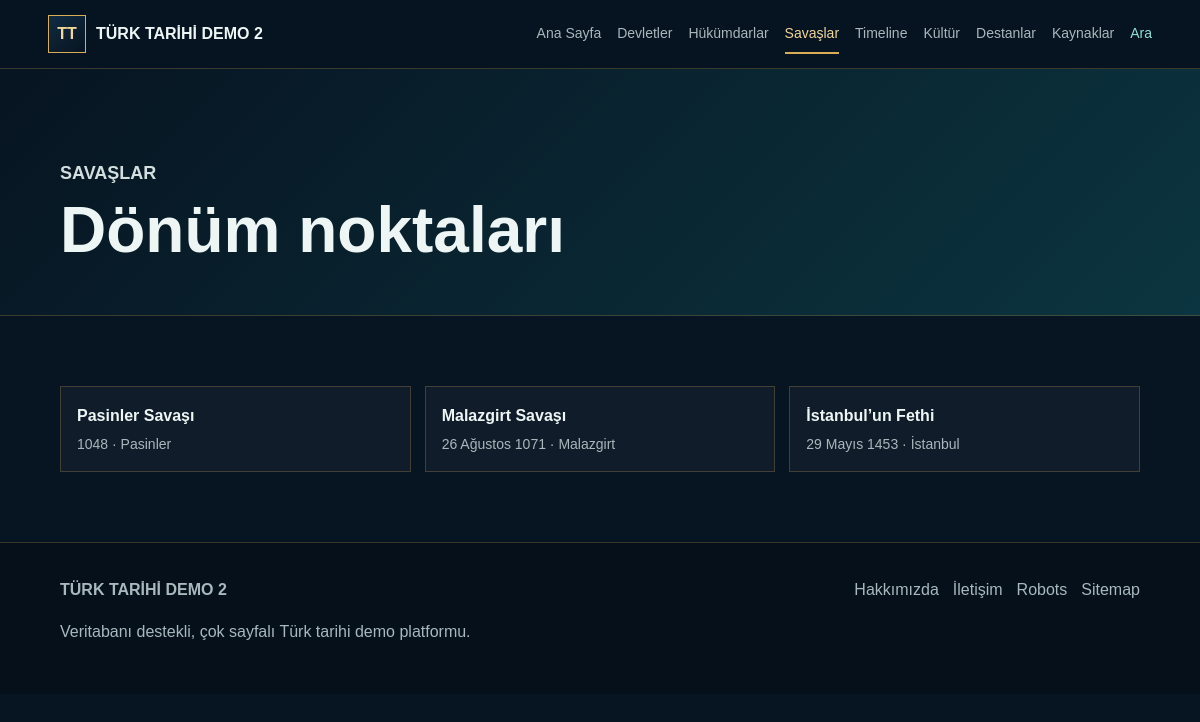
Page /savaslar.php on the committed database.
### tables this page shows
CREATE TABLE wars (
    id INT AUTO_INCREMENT PRIMARY KEY,
    name VARCHAR(180) NOT NULL,
    slug VARCHAR(190) NOT NULL UNIQUE,
    date_text VARCHAR(120),
    year INT,
    location VARCHAR(180),
    result VARCHAR(255),
    description MEDIUMTEXT,
    background MEDIUMTEXT,
    battle MEDIUMTEXT,
    aftermath MEDIUMTEXT,
    importance MEDIUMTEXT,
    map_image VARCHAR(500),
    created_at TIMESTAMP DEFAULT CURRENT_TIMESTAMP,
    updated_at TIMESTAMP DEFAULT CURRENT_TIMESTAMP ON UPDATE CURRENT_TIMESTAMP,
    INDEX idx_wars_slug (slug),
    INDEX idx_wars_year (year)
);

### includes/functions.php (called while the page is built, shortened)
<?php
require_once __DIR__ . '/database.php';
function e(?string $value): string
{
    return htmlspecialchars((string) $value, ENT_QUOTES, 'UTF-8');
}
function app_url(string $path = ''): string
{
    $path = '/' . ltrim($path, '/');
    return APP_URL !== '' ? APP_URL . $path : $path;
}
function detail_url(string $type, string $slug): string
{
    return app_url($type . '/' . $slug);
}
function fetch_all(string $sql, array $params = []): array
{
    $statement = db()->prepare($sql);
    $statement->execute($params);
    return $statement->fetchAll();
}
function fetch_one(string $sql, array $params = []): ?array
{
    $statement = db()->prepare($sql);
    $statement->execute($params);
    $row = $statement->fetch();
    return $row ?: null;
}
function count_rows(string $table): int
{
    $allowed = ['states', 'rulers', 'wars', 'sources', 'cultures', 'epics', 'timeline_events'];
    return (int) fetch_one("SELECT COUNT(*) AS total FROM {$table}")['total'];
}
function current_page(): int
{
    return max(1, (int) ($_GET['page'] ?? 1));
}
function paginate(string $table, int $perPage = 24): array
{
    $page = current_page();
    $total = count_rows($table);
    return [
        'page' => $page,
        'per_page' => $perPage,
        'total' => $total,
        'pages' => max(1, (int) ceil($total / $perPage)),
        'offset' => ($page - 1) * $perPage,
    ];
}
function get_wars(int $limit = 24, int $offset = 0): array
{
    return fetch_all('SELECT * FROM wars ORDER BY year ASC LIMIT ' . (int) $limit . ' OFFSET ' . (int) $offset);
}

### includes/database.php (called while the page is built, shortened)
<?php
function db(): PDO
{
    static $pdo = null;
    if ($pdo instanceof PDO) {
        return $pdo;
    }
    $host = env_value('DB_HOST', '127.0.0.1');
    $port = env_value('DB_PORT', '3306');
    $name = env_value('DB_NAME', '');
    $user = env_value('DB_USER', '');
    $password = env_value('DB_PASSWORD', '');
    $dsn = "mysql:host={$host};port={$port};dbname={$name};charset=utf8mb4";
    try {
        $pdo = new PDO($dsn, $user, $password, [
            PDO::ATTR_ERRMODE => PDO::ERRMODE_EXCEPTION,
            PDO::ATTR_DEFAULT_FETCH_MODE => PDO::FETCH_ASSOC,
            PDO::ATTR_EMULATE_PREPARES => false,
        ]);
    } catch (PDOException $exception) {
        log_error($exception);
        http_response_code(500);
        if (APP_DEBUG) {
            exit('Veritabanı bağlantı hatası: ' . htmlspecialchars($exception->getMessage(), ENT_QUOTES, 'UTF-8'));
        }
        exit('Şu anda sistem bakımda. Lütfen daha sonra tekrar deneyin.');
    }
    return $pdo;
}

### savaslar.php (the view, shortened to what this page needs)
<?php
require_once __DIR__ . '/includes/functions.php';
$pagination = paginate('wars');
$wars = get_wars($pagination['per_page'], $pagination['offset']);
include __DIR__ . '/includes/header.php';
?>
<section class="page-hero compact"><p class="eyebrow">Savaşlar</p><h1>Dönüm noktaları</h1></section>
<section class="section">
    <div class="list-grid">
        <?php foreach ($wars as $war): ?>
            <a class="list-card" href="<?= e(detail_url('savas', $war['slug'])) ?>">
                <strong><?= e($war['name']) ?></strong>
                <span><?= e($war['date_text']) ?> · <?= e($war['location']) ?></span>
            </a>
        <?php endforeach; ?>
    </div>
</section>
<?php include __DIR__ . '/includes/footer.php'; ?>

### assets/css/main.css (style rules this page uses)
:root { --navy: #071421; --navy-2: #0b2033; --teal: #0f8f8f; --teal-soft: #8de2d8; --gold: #d8ad55; --gold-2: #f0d79a; --ink: #edf6f5; --muted: #a8b8bc; --line: rgba(216, 173, 85, .25); --panel: rgba(9, 28, 43, .88); --shadow: 0 20px 60px rgba(0, 0, 0, .32); }
* { box-sizing: border-box; }
html { scroll-behavior: smooth; }
body { margin: 0; font-family: Arial, Helvetica, sans-serif; color: var(--ink); background: var(--navy); line-height: 1.6; }
a { color: inherit; text-decoration: none; }
.hero h1, .page-hero h1, .detail-hero h1 { margin: 0; font-size: clamp(42px, 8vw, 96px); line-height: .95; letter-spacing: 0; }
.hero p, .page-hero p, .detail-hero p { max-width: 760px; color: #d3dfdf; font-size: 18px; }
.eyebrow { margin: 0 0 12px; color: var(--gold-2); text-transform: uppercase; font-size: 12px; font-weight: 800; }
.section { padding: 70px clamp(20px, 5vw, 80px); }
.history-card span, .list-card span, .row-link span, .compact-list span { color: var(--muted); font-size: 14px; }
.timeline-mini a, .compact-list a, .row-link, .list-card { display: grid; gap: 4px; padding: 16px; border: 1px solid var(--line); background: rgba(255, 255, 255, .035); }
.page-hero { padding: 90px clamp(20px, 5vw, 80px) 54px; background: linear-gradient(135deg, #071421, #0b3540); border-bottom: 1px solid var(--line); }
.page-hero.compact h1 { font-size: clamp(34px, 6vw, 64px); }
.list-grid { display: grid; grid-template-columns: repeat(3, minmax(0, 1fr)); gap: 14px; }

### rows in the picture
wars: name "Pasinler Savaşı", date_text "1048", location "Pasinler"
wars: name "Malazgirt Savaşı", date_text "26 Ağustos 1071", location "Malazgirt"
wars: name "İstanbul’un Fethi", date_text "29 Mayıs 1453", location "İstanbul"

### other values in the picture
APP_NAME "TÜRK TARİHİ DEMO 2"
$label "Ana Sayfa"
$label "Devletler"
$label "Hükümdarlar"
$label "Savaşlar"
$label "Timeline"
$label "Kültür"
$label "Destanlar"
$label "Kaynaklar"
